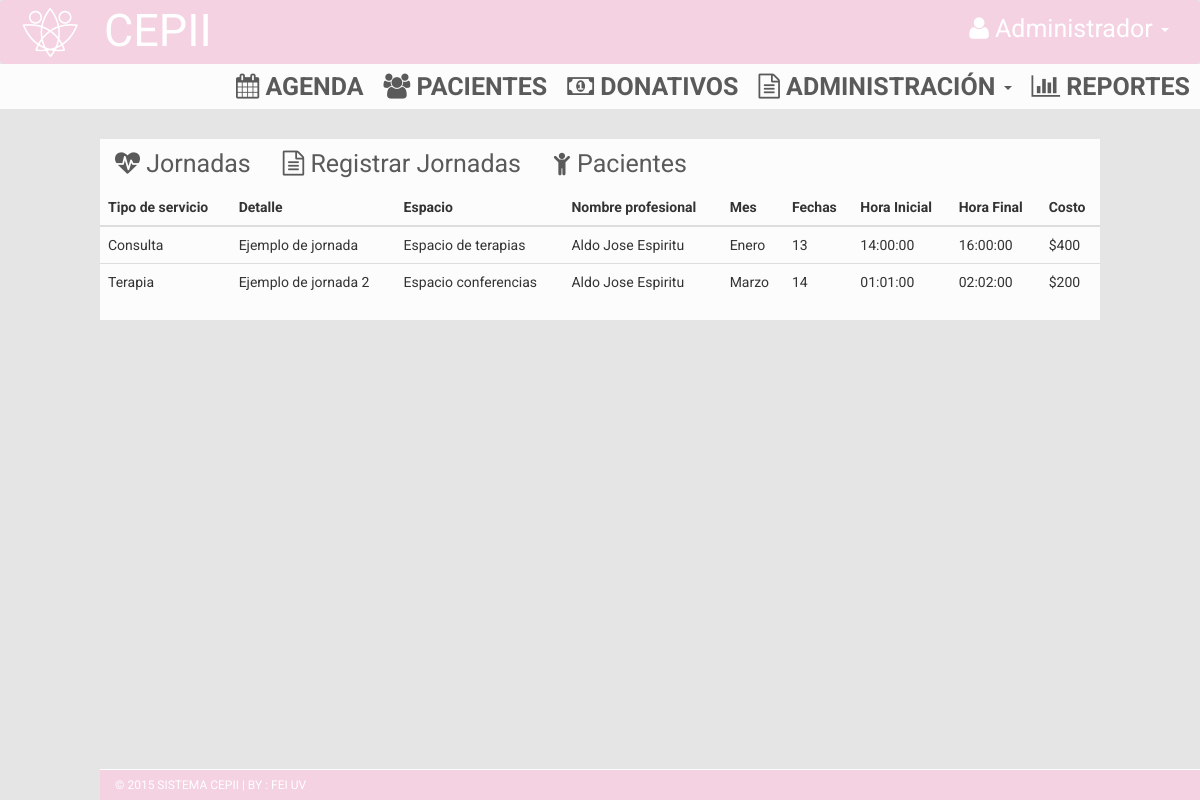
Page /index.php/jornadas on the earlier database version.
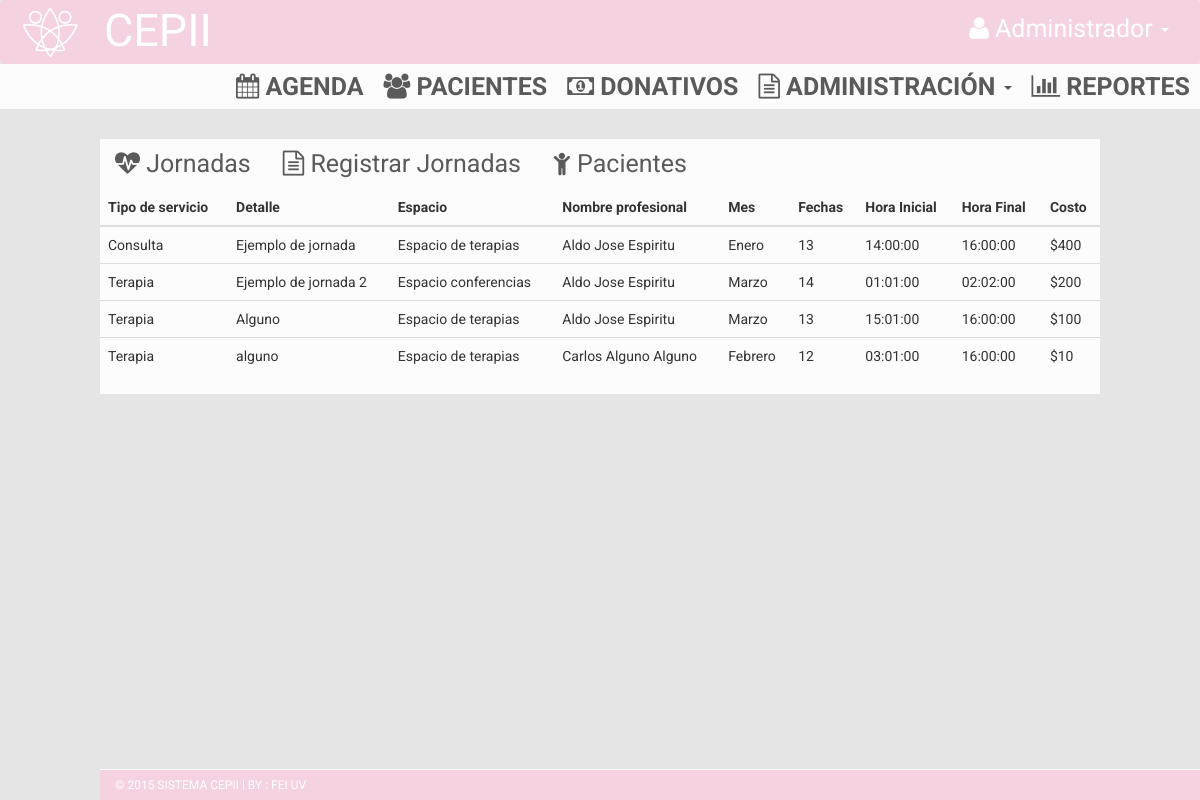
Same page on the later database version.
### tables this page shows
CREATE TABLE `jornada` (
  `idJornada` int(11) NOT NULL,
  `tipo_servicio` varchar(45) NOT NULL,
  `detalle` varchar(45) NOT NULL,
  `espacio_idEspacio` int(11) NOT NULL,
  `idProfesional` varchar(45) NOT NULL,
  `año` int(11) NOT NULL,
  `mes` varchar(30) NOT NULL,
  `fechas` varchar(45) NOT NULL,
  `hora_inicio` time NOT NULL,
  `hora_fin` time NOT NULL,
  `costo` int(11) NOT NULL
);

CREATE TABLE `espacio` (
  `idEspacio` int(11) NOT NULL,
  `Nombre` varchar(20) NOT NULL,
  `Capacidad` int(11) NOT NULL,
  `Tipo` tinyint(1) NOT NULL COMMENT '1 si es espacio interno--0 si es externo'
);

CREATE TABLE `profesional` (
  `idProfesional` int(11) NOT NULL,
  `nombrePro` varchar(45) DEFAULT NULL,
  `apaPro` varchar(45) DEFAULT NULL,
  `amaPro` varchar(45) DEFAULT NULL,
  `celPro` varchar(45) DEFAULT NULL,
  `correoPro` varchar(45) DEFAULT NULL,
  `ramaMedica` varchar(45) DEFAULT NULL,
  `usuario` varchar(45) DEFAULT NULL,
  `contraseña` varchar(45) DEFAULT NULL
);

### application/controllers/jornadas.php (called while the page is built, shortened)
<?php
class Jornadas extends CI_Controller {
	public function __construct(){
    	$this->load->helper(array('url', 'form'));
  		$this->load->model('jornadas_model');
  		$this->load->database('default');
	}
	public function index(){
		$data['query'] = $this->jornadas_model->verTodos();
		$this->load->view('admin/view_jornadas',$data);
	}
}

### index.php (called while the page is built, shortened)
<?php
require_once BASEPATH.'core/CodeIgniter.php';

### application/models/jornadas_model.php (called while the page is built, shortened)
<?php if ( ! defined('BASEPATH')) exit('No direct script access allowed');
class Jornadas_model extends CI_Model{
  public function verTodos(){
    $this->db->select('jornada.idJornada, jornada.tipo_servicio, jornada.detalle, jornada.espacio_idEspacio, jornada.idProfesional,
                      jornada.año, jornada.mes, jornada.fechas, jornada.hora_inicio, jornada.hora_fin, jornada.costo,
                      espacio.idEspacio, espacio.Nombre, profesional.idProfesional, profesional.nombrePro, profesional.apaPro, profesional.amaPro');
    $this->db->from('jornada');
    $this->db->join('espacio', 'espacio.idEspacio = jornada.espacio_idEspacio');
    $this->db->join('profesional', 'profesional.idProfesional = jornada.idProfesional');
    $query = $this->db->get();
    if ($query->num_rows() > 0){
      return $query->result();
    }else{
      return FALSE;
    }
  }
}

### application/views/admin/view_jornadas.php (the view, shortened to what this page needs)
    <!DOCTYPE html>
    <html xmlns="http://www.w3.org/1999/xhtml">
    <head>
        <link href="<?php echo base_url(); ?>assets/css/bootstrap.css" rel="stylesheet" />
        <link href="<?php echo base_url(); ?>assets/css/font-awesome.css" rel="stylesheet" />
        <link href="<?php echo base_url(); ?>assets/css/style.css" rel="stylesheet" />
        <link href="<?php echo base_url(); ?>css/jquery-ui.min.css" rel="stylesheet" />
        <link href="//cdnjs.cloudflare.com/ajax/libs/select2/4.0.1/css/select2.min.css" rel="stylesheet" />
        <link rel="stylesheet" type="text/css" href="http://ajax.googleapis.com/ajax/libs/jqueryui/1/themes/flick/jquery-ui.css">
        <link href="<?php echo base_url(); ?>assets/css/jquery.tagit.css" rel="stylesheet" type="text/css">
    </head>
    <body style="background-color:#e5e5e5;">
      <nav class="navbar navbar-default">
        <div class="container-fluid">
          <div class="navbar-header" style="margin:5px;">
            <img src="<?php echo base_url(); ?>assets/img/logo.png">
          </div>
          <div class="collapse navbar-collapse" id="bs-example-navbar-collapse-1">
              <ul class="nav navbar-nav" style="margin:5px;">
                <li><a style="color:#FFF; font-size:45px;"> CEPII</a></li>
              </ul>
              <ul class="nav navbar-nav navbar-right">
                <li class="dropdown">
                  <a href="#" class="dropdown-toggle" data-toggle="dropdown" role="button" aria-haspopup="true" aria-expanded="false">
                    <div style="color:#FFF;">
                        <i class="fa fa-user"></i>     Administrador
                        <span class="caret"></span>
                    </div>
                  </a>
                </li>
              </ul>
          </div>
        </div>
      </nav>
      <section class="menu-section">
        <div>
          <div class="row">
            <div class="col-md-12">
              <div class="navbar-collapse collapse ">
                <ul id="menu-top" class="nav navbar-nav navbar-right">
                  <li>
                    <a href="<?php echo base_url().'Agenda'; ?>">
                      <div>
                        <i class="fa fa-calendar"></i>     Agenda
                      </div>
                    </a>
                  </li>
                                                                                      <li>
                    <a href="<?php echo base_url().'Paciente'; ?>">
                      <div>
                        <i class="fa fa-users"></i>     Pacientes
                      </div>
                    </a>
                  </li>
                  <li>
                   <a href="<?php echo base_url().'Donativos'; ?>">
                      <div>
                        <i class="fa fa-money"></i>     Donativos
                      </div>
                    </a>
                  </li>
                  <li>
                  <li class="dropdown">
                    <a href="#" data-toggle="dropdown" role="button" aria-haspopup="true" aria-expanded="false">
                      <div>
                          <i class="fa fa-file-text-o"></i>     Administración
                          <span class="caret"></span>
                      </div>
                    </a>
                  </li>
                  <li>
                    <a href="">
                      <div>
                        <i class="fa fa-bar-chart"></i>     Reportes
                      </div>
                    </a>
                  </li>
                </ul>
              </div>
            </div>
          </div>
        </div>
      </section>
    <div class="content-wrapper" style="background-color: #e5e5e5; margin-top: 0px;">
        <br>
        <div id="Conferencias" class="tab">
          <ul  class="nav nav-pills">
            <li  data-toggle="tab">
              <a href="#2b" data-toggle="tab">
                <i class="fa fa-heartbeat"></i>     Jornadas
              </a>
            </li>
            <li data-toggle="tab" >
              <a href="#5b" data-toggle="tab">
                <i class="fa fa-file-text-o"></i>     Registrar Jornadas
              </a>
            </li>
            <li data-toggle="tab" >
              <a href="#8b" data-toggle="tab">
                <i class="fa fa-child"></i>     Pacientes
              </a>
            </li>
          </ul>
          <div class="tab-content clearfix">
            <div class="tab-pane active" id="2b">
              <table class="table">
                <thead>
                  <tr>
                    <th>Tipo de servicio</th>
                    <th>Detalle</th>
                    <th>Espacio</th>
                    <th>Nombre profesional</th>
                    <th>Mes</th>
                    <th>Fechas</th>
                    <th>Hora Inicial</th>
                    <th>Hora Final</th>
                    <th>Costo</th>
                  </tr>
                </thead>
                  <?php foreach ($query as $row): ?>
                    <tr>
                      <td><?php echo $row->tipo_servicio; ?></td>
                      <td><?php echo $row->detalle; ?></td>
                      <td><?php echo $row->Nombre; ?></td>
                      <td><?php echo $row->nombrePro.' '.$row->apaPro.' '.$row->amaPro; ?></td>
                      <td><?php echo $row->mes; ?></td>
                      <td><?php echo $row->fechas; ?></td>
                      <td><?php echo $row->hora_inicio; ?></td>
                      <td><?php echo $row->hora_fin; ?></td>
                      <td><?php echo '$'.$row->costo; ?></td>
                    </tr>
                  <?php endforeach; ?>
              </table>
            </div>
      <footer style="width: 100%;border-top: 1px solid #fff;bottom: 0; position: fixed; padding: 0rem;">
        <div class="container">
              &copy; 2015 SISTEMA CEPII | BY : <a href="http://www.uv.mx/Fei/" target="_blank">FEI UV</a>
        </div>
      </footer>
    </body>
</html>

### assets/css/style.css (style rules this page uses)
body { font-family: 'Roboto', sans-serif; line-height: 30px; }
.content-wrapper { margin-top: 40px; padding-bottom: 60px; width: 100%; }
.menu-section { background-color: #FCFCFC; }
#menu-top a { color: #5B5A5A; text-decoration: none; font-weight: bold; padding: 10px 10px 10px 10px; font-size: 25px; text-transform: uppercase; }
.navbar { margin-bottom: 0px; }
footer { padding: 10px; color: #fff; font-size: 12px; background-color: #f4d2e1; }
footer a, footer a:hover { color: #fff; text-decoration: none; }

Differences in the rows shown:
added jornada: tipo_servicio "Terapia", detalle "Alguno", espacio.Nombre "Espacio de terapias", idProfesional.nombrePro "Aldo", idProfesional.apaPro "Jose", idProfesional.amaPro "Espiritu", mes "Marzo", fechas "13", hora_inicio "15:01:00", hora_fin "16:00:00", costo "100"
added jornada: tipo_servicio "Terapia", detalle "alguno", espacio.Nombre "Espacio de terapias", idProfesional.nombrePro "Carlos", idProfesional.apaPro "Alguno", idProfesional.amaPro "Alguno", mes "Febrero", fechas "12", hora_inicio "03:01:00", hora_fin "16:00:00", costo "10"
